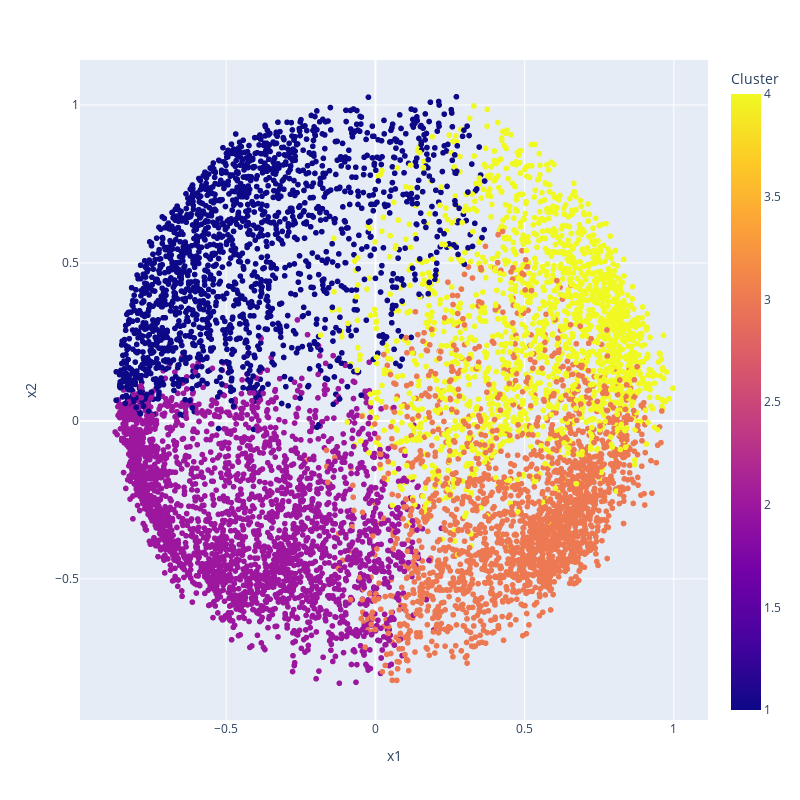

The notebook cell saved with this chart:
### Code cell
fig = px.scatter(pca_df, x="x1", y="x2", color='Cluster', width=800, height=800)
fig.show()

### Figure 1 — Plotly figure (JSON) as saved in the notebook; plotly's stock layout.template omitted (floating-point values rounded to 4 significant figures; data arrays with more than 128 entries replaced by an {"elided": "..."} marker saying what was removed)
{"data": [{"hovertemplate": "x1=%{x}<br>x2=%{y}<br>Cluster=%{marker.color}<extra></extra>", "legendgroup": "", "marker": {"color": {"elided": "8626 int values"}, "coloraxis": "coloraxis", "symbol": "circle"}, "mode": "markers", "name": "", "showlegend": false, "type": "scattergl", "x": {"elided": "8626 float values"}, "xaxis": "x", "y": {"elided": "8626 float values"}, "yaxis": "y"}], "layout": {"coloraxis": {"colorbar": {"title": {"text": "Cluster"}}, "colorscale": [[0, "#0d0887"], [0.1111, "#46039f"], [0.2222, "#7201a8"], [0.3333, "#9c179e"], [0.4444, "#bd3786"], [0.5556, "#d8576b"], [0.6667, "#ed7953"], [0.7778, "#fb9f3a"], [0.8889, "#fdca26"], [1, "#f0f921"]]}, "height": 800, "legend": {"tracegroupgap": 0}, "margin": {"t": 60}, "width": 800, "xaxis": {"anchor": "y", "domain": [0, 1], "title": {"text": "x1"}}, "yaxis": {"anchor": "x", "domain": [0, 1], "title": {"text": "x2"}}}}
